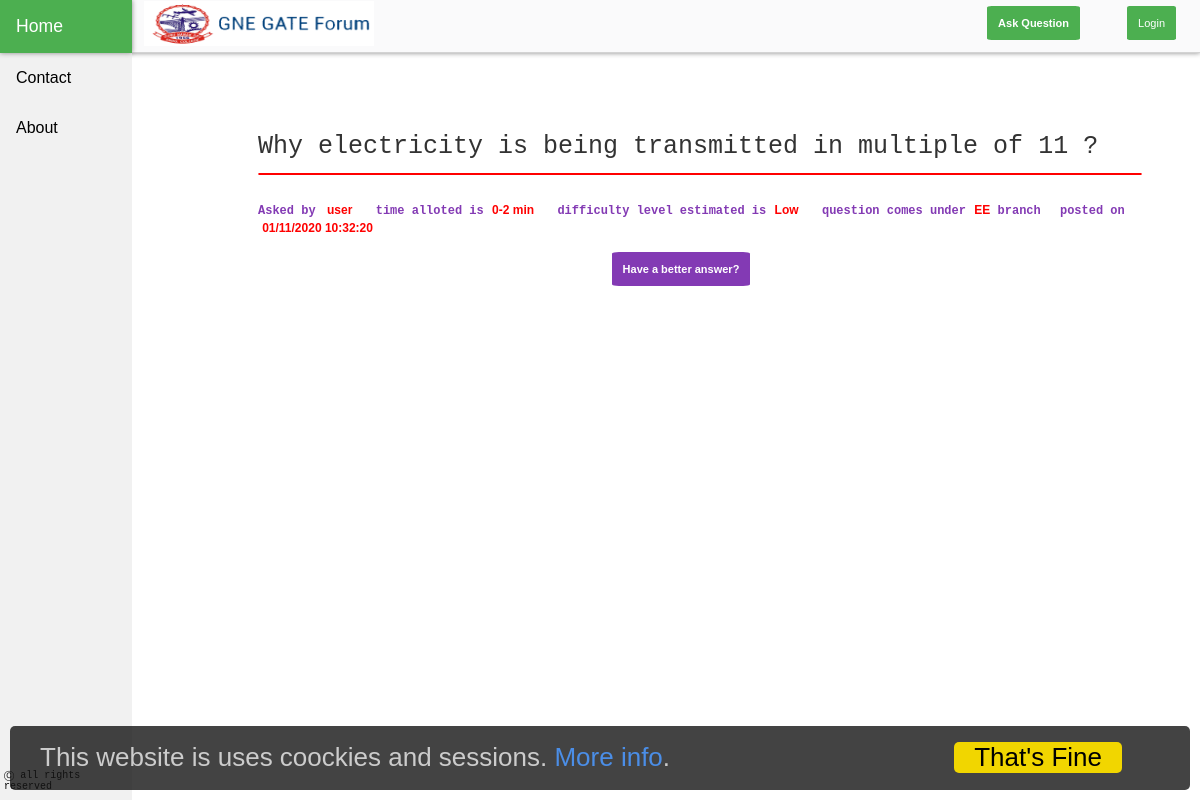
The page / on the database its author committed.
### tables this page shows
CREATE TABLE `questions` (
  `id` int(50) NOT NULL,
  `content` varchar(10000) NOT NULL,
  `level` varchar(50) NOT NULL,
  `tym` varchar(50) NOT NULL,
  `branch` varchar(50) NOT NULL,
  `username` varchar(50) NOT NULL,
  `datetym` varchar(50) NOT NULL
);

### index.php (the view, shortened to what this page needs)
<?php
include("essentials/script.php");
include("header.php");
include("panel.php");
?>
<!DOCTYPE html>
<html>
<head>
        <link href="forum.css" rel="stylesheet" type="text/css">
    </head>
    <body >
        <?php
        $sql = "SELECT id,content,level,tym,branch,username,datetym FROM questions ORDER BY datetym DESC";
        $result = $con->query($sql);
        if ($result->num_rows > 0)
        while($row = $result->fetch_assoc()) :?>
        <button type="button" class="collapsible">
        <span id="title"><?php echo $row["content"]; ?></span><br><hr id="line"><br>
        <span id="specs">Asked by </span>&nbsp;<span id="details"><?php echo $row["username"]; ?></span> &emsp;
        <span id="specs">time alloted is</span> &nbsp;<span id="details"><?php echo $row["tym"]; ?></span> &emsp;
        <span id="specs">difficulty level estimated is</span>&nbsp;&nbsp;<span id="details"><?php echo $row["level"]; ?></span> &emsp;
        <span id="specs">question comes under</span> &nbsp;<span id="details"><?php echo $row["branch"]; ?></span><span id="specs"> branch</span>&emsp;
        <span id="specs">posted on</span> &nbsp;<span id="details"><?php echo $row["datetym"]; ?></span><br>
        <form method="post" action="addans.php"><br>
            <input  type="submit"id="answer_button" value="Have a better answer?"/>
        </form>
        </button>
        <?php
            endwhile; ?>
            <br><br><br><br>
        </body>
    </html>

### essentials/script.php (shortened to what this page needs)
</head>
<body>
    <div id="cookieConsent">
        This website is uses coockies and sessions. <a href="#" target="_blank">More info</a>. <a class="cookieConsentOK">That's Fine</a>
    </div>
</body>

### header.php (shortened to what this page needs)
<div class="top_bar_header_web">
  <a href="home.php"><img style="position: absolute;top:2%;left:12%;" class="img-topbar" src="img/Topbar.png"  title="college logo" width="230px" height="45px" /></a>
  <?php
  if(!isset($_SESSION['loggedin'])){
  echo "<div style=\"position: absolute; top:12%;right:2%;\" class=\"dropdown_header\">
    <button class=\"dropbutton_header\">Login</button>
    <div class=\"dropdown_content_header\">
      <a href=\"login.php\">Login</a>
      <a href=\"signup.php\">SignUp</a>
      <a href=\"admin.php\">Admin</a>
    </div>
  </div>";}
  else{
  echo "<div style=\"position: absolute; top:12%;right:2%;\" class=\"dropdown_header\">
    <button class=\"dropbutton_header\">My Account</button>
    <div class=\"dropdown_content_header\">
      <a href=\"dashboard.php\">Dashboard</a>
      <a href=\"signout.php\">LogOut</a>
    </div>
  </div>";}
  ?>
  <?php
  if(!isset($_SESSION['loggedin'])){
  echo "<button onclick=\"redirect();\" style=\"position: absolute; top:12%;right:10%;\" class=\"addq\"><b>Ask Question</b></button>";}
  else
  {
  echo "<button onclick=\"window.location.href = 'addque.php';\" style=\"position: absolute; top:12%;right:10%;\" class=\"addq\"><b>Ask Question</b></button>";}
  ?>
</div>

### panel.php (shortened to what this page needs)
<div class="sidebar">
  <div id="copyright" style="position: absolute; left: 3%;bottom: 1%;">
  &#x24B8 all rights reserved
</div>
<a class="active" href="home.php">Home</a>
  <a href="contact.php">Contact</a>
  <a href="about.php">About</a>
</div>

### forum.css (style rules this page uses)
body { padding-top: 70px; }

### essentials/script.php (style rules this page uses)
#cookieConsent { background-color: rgba(20,20,20,0.8); min-height: 40px; font-size:26px; color: #ccc; padding: 16px 8px 8px 30px; font-family: "Trebuchet MS",Helvetica,sans-serif; position: fixed; bottom: 10px; left: 10px; right: 10px; z-index: 9999; border-radius:5px; }
#cookieConsent a { color: #4B8EE7; text-decoration: none; }
#cookieConsent a.cookieConsentOK { background-color: #F1D600; color: #000; display: inline-block; border-radius: 5px; padding: 0 20px; cursor: pointer; float: right; margin: 0 60px 0 10px; }

### header.php (style rules this page uses)
.dropbutton_header { background-color: #4CAF50; color: white; padding: 11px; font-size: 11px; border: none; cursor: pointer; font-family:'Trebuchet MS', sans-serif; border-radius: 5%; }
.addq { background-color: #4CAF50; color: white; padding: 11px; font-size: 11px; border: none; cursor: pointer; font-family:'Trebuchet MS', sans-serif; border-radius: 5%; }
.dropdown_header { position: relative; display: inline-block; }

### panel.php (style rules this page uses)
.sidebar a { display: block; color: black; padding: 16px; text-decoration: none; }
.sidebar a.active { box-shadow: 0 0 5px #888; background-color: #4CAF50; color: white; }
#copyright { font-weight: lighter; color: ; font-family: courier new; font-size: 10px; }

### index.php (style rules this page uses)
body { background-color: ; padding-left: 200px; }
.collapsible { background-color: white; cursor: pointer; width: 100%; padding: 50px; border: none; border-radius: 4px; text-align: left; font-size: 15px; }
.active, .collapsible:hover { background-color: #e6ffff; font-size: 110%; color: red; }
#line { border: 1px solid red; border-radius: 2px; }
#answer_button { position:relative; left: 40%; background-color:#833AB4; color: white; padding-bottom: 3px; padding: 11px; font-size: 11px; border: none; font-weight: bold; cursor: pointer; font-weight: light; font-family:'Trebuchet MS', sans-serif; border-radius: 5%; }
#title { line-height: 1.5; color: #333; tab-size: 4; word-break: break-word; text-align: left; direction: ltr; user-select: text; font-size: 25px; font-family: Courier new ; }
#specs { font-size:12px; font-family: courier new ; font-weight: bold; color: #833AB4; }
#details { font-weight: bold; color: red; font-size:12px; }

### rows shown on the page
questions: content "Why electricity is being transmitted in multiple of 11 ?", username "user", tym "0-2 min", level "Low", branch "EE", datetym "01/11/2020 10:32:20"
